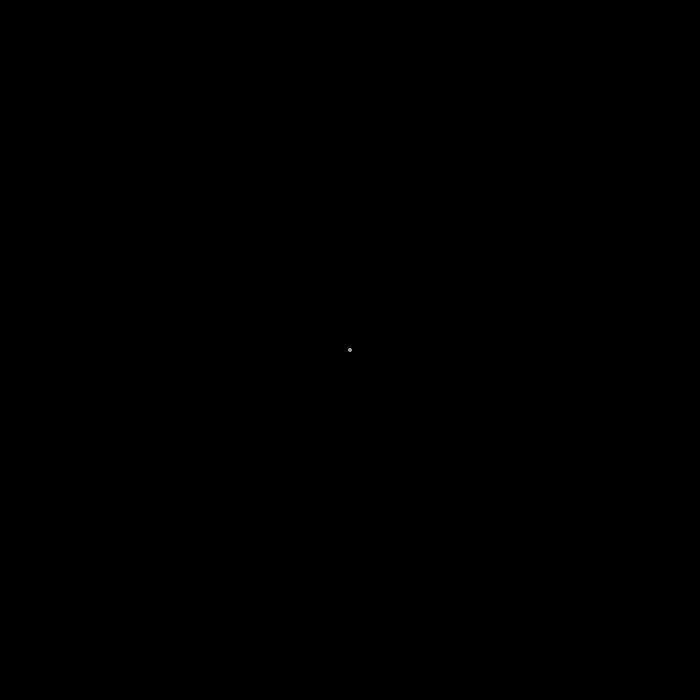
Frame 1 (no input)
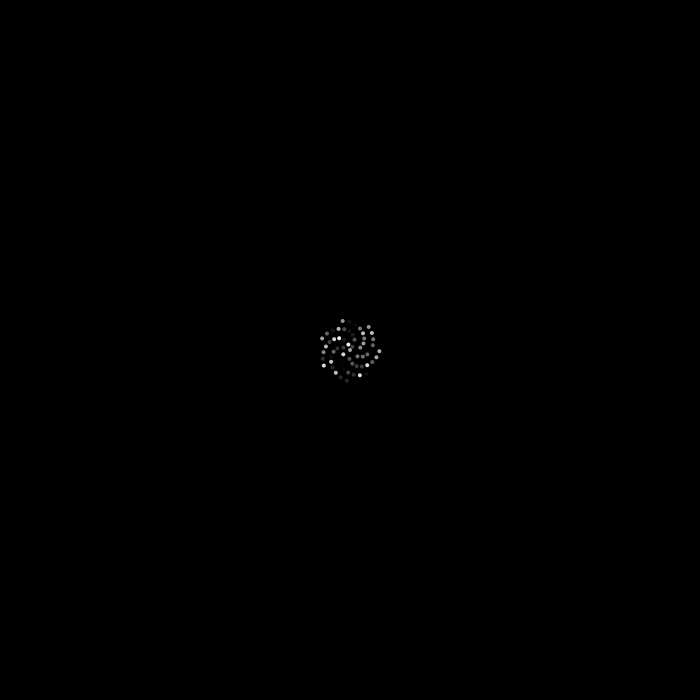
Frame 60 (the mouse pressed at the canvas centre just before this capture)
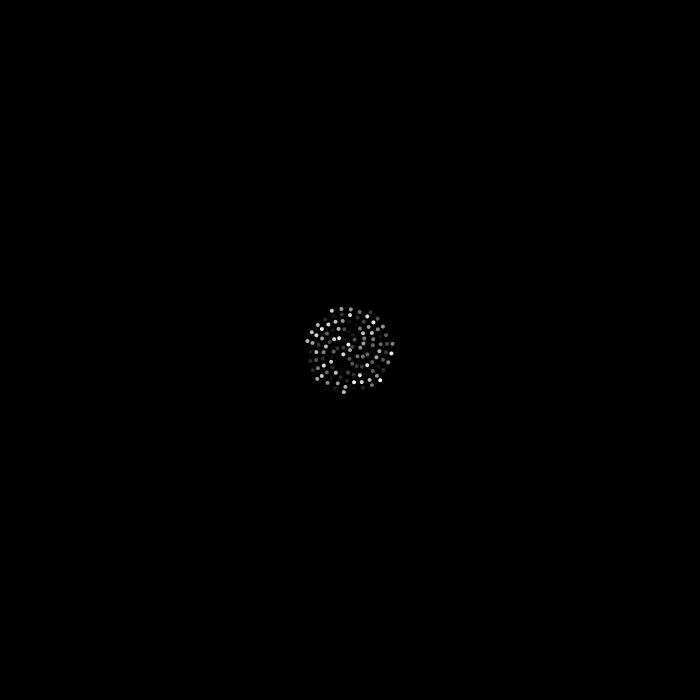
Frame 120 (the mouse held since frame 60 and released just before this capture)

The Processing sketch that drew these frames (run headless with seeded random() and noise(); from frame 60 on, the mouse is pressed at the canvas centre):

// Processing sketch: spiral
// ── spiral.pde
float n = 0;
float c = 4;

void setup() {
  size(700,700);
  background(0);
}

void draw() {
  float a = n * 137.3;
  float r = c * sqrt(n);
  float x = r * cos(a) + width / 2;
  float y = r * sin(a) + height / 2;
  fill(random (255));
  noStroke();
  ellipse(x, y, 4, 4);
  n++;
}
